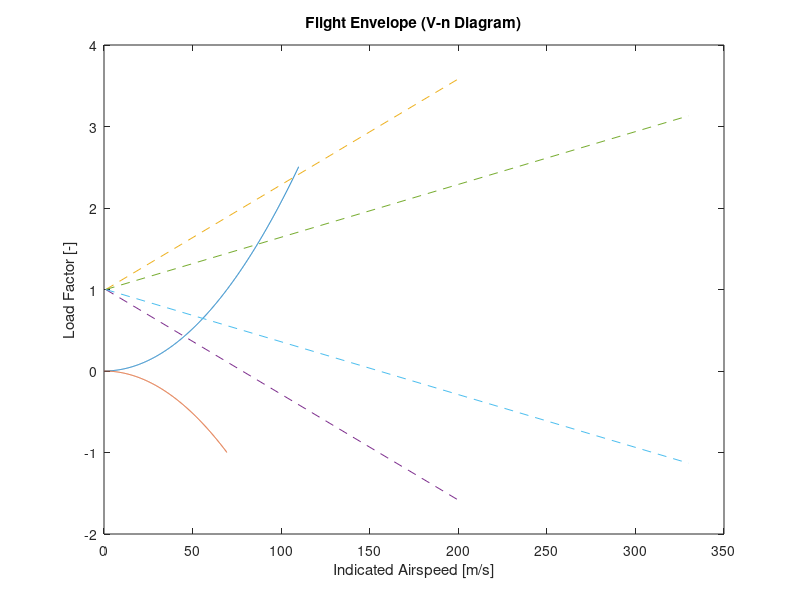

The MATLAB source for this figure:
clc % clear command line
clear % clear workspace to reduce RAM pressure
close % close figures
% info for building flight envelope are obtained from 'V-n diagram" from
% SEAD

step = 0.1 % time step
%% Conversions
kg_to_lbs = 2.20462;
lbs_to_N = 4.4482216282509;

%% Inputs
% aircraft dimensions
W_TO = 22000 * kg_to_lbs; % [lbs] 
CL_Max = 1.218; % [-] clean
CL_Min = -CL_Max; % [-] clean
rho0 = 1.225; % [kg/m3] sea-level density
rho = 1.225; % [kg/m3] density at design altitude
S = 60; % [m2] reference wing area
c = 2; % [m] chord length
b = 30; % [m] wingspan
a = 2*3.142; % [rad^-1] lift curve

% speeds
V_C = 200; % [ms] Design cruise speed
V_M = 300; % [m/s] Maxmimum speed in level flight
V_D = 330; % [m/s] Design dive speed

% gust speeds
U_C = [15.24 -15.24]; % [m/s] cruise
U_D = [7.62 -7.62]; % [m/s] dive

% constants
g = 9.81; % [m/s^2]

%% Maximum limit load factors (CS-25)

% Maximum positive limit load factor, n_max
if W_TO > 50000
    n_max = 2.5;
elseif W_TO > 4100
    n_max = 2.1 + (24000/(W_TO + 10000));
else
    n_max = 3.8;
end

% Maximum negative limit load factor, n_max_negative
n_max_negative = -1 * n_max; % according to CS-25

% Calculation of relevant speeds
V_S = sqrt(W_TO*lbs_to_N/(0.5*rho*S*CL_Max)); % 1g stall speed
V_A = V_S*sqrt(n_max); % positive design manoeuvring speed

V_SnegG = sqrt(-W_TO*lbs_to_N/(0.5*rho*S*CL_Min)); % -1g stall speed
V_H = V_SnegG*sqrt(-n_max_negative); % negative design manoeuvring speed

%Make lines
V_0Avec = 0:step:V_A; % speed vector for positive loading
curve_0A = 0.5*rho*V_0Avec.^2*CL_Max/(W_TO*lbs_to_N/S); 

V_0Hvec = 0:step:V_SnegG;
curve_0H = 0.5*rho*V_0Hvec.^2*CL_Min/(W_TO*lbs_to_N/S);

%% Gust loading
mu = (2*W_TO*lbs_to_N/S)/(rho*g*c*a);
K = 0.88*mu/(5.3 + mu);

n_gust_C = 1 + (0.5*rho0*V_C*a*K*U_C)/(W_TO*lbs_to_N/S);
n_gust_D = 1 + (0.5*rho0*V_D*a*K*U_D)/(W_TO*lbs_to_N/S);
%% Create flight envelope

figure('Name', 'Flight Envelope (V-n Diagram)')
plot(V_0Avec, curve_0A) % positive limit load
hold on
plot(V_0Hvec, curve_0H) % negative limit load

% plot gust lines
% cruise
plot([1 V_C], [1 n_gust_C(1)], '--') % positive gust
plot([1 V_C], [1 n_gust_C(2)], '--') % negative gust
%dive
plot([1 V_D], [1 n_gust_D(1)], '--') % positive gust
plot([1 V_D], [1 n_gust_D(2)], '--') % negative gust

title('Flight Envelope (V-n Diagram)')
xlabel('Indicated Airspeed [m/s]')
ylabel('Load Factor [-]')